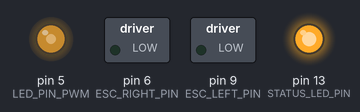
Bench run of a sketch on a simulated Arduino Uno, built with avr-gcc and run on an emulated ATmega328P. Parts: switched loads named in the sketch (green lamp = pin HIGH), output pins drawn as LEDs (lit = HIGH). Pins used as bus, display or sensor lines are not drawn.

Above: at 0.1 s.
Timing chart, 0 to 1.6 s (numbered marks = the images above):
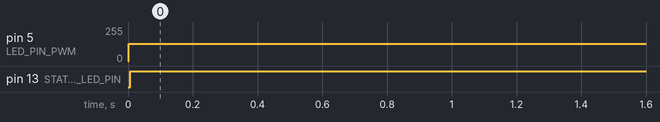

The sketch:

debugPPMIBus.ino
```cpp
// Diagnostika: FlySky PPM na D3 + iBUS telemetria na D0/D1.
// Ciel: zistit, ci Arduino UNO vie naraz citat PPM a posielat iBUS senzory.
//
// Test bez motorov, bez steppera, bez tlakomeru.
// LED na D5 reaguje na CH6.
// Vstavana LED D13 ukazuje, ci prichadza PPM signal.
// FlySky sensors list ma ukazat dummy TEMP=22.5 a EXTV=0.42.

#include <PPMReader.h>
#include <IBusBM.h>

// ---------- NASTAVENIE TESTU ----------
// 1 = pouzi IBusBM default timer, ako vo funkcnom testujemTelemetriu.ino
// 0 = vypni IBusBM timer a volaj IBusSensor.loop() rucne v hlavnom loop()
#define IBUS_USE_LIBRARY_TIMER 0

// ---------- PINY ----------
#define PPM_PIN          3
#define POCET_KANALOV    8

#define LED_PIN_PWM      5   // aktivne LOW: 255 vypnute, 0 naplno
#define STATUS_LED_PIN   13

// Bezpecne nastavime vystupy z hlavneho ROV kodu tak, aby nic nebezalo.
#define STEPPER_STEP     7
#define STEPPER_DIR      10
#define STEPPER_EN       8
#define ESC_LEFT_PIN     9
#define ESC_RIGHT_PIN    6

PPMReader ppm(PPM_PIN, POCET_KANALOV);
IBusBM IBusSensor;

unsigned long lastTelemetryUpdateMs = 0;
unsigned long lastStatusBlinkMs = 0;
bool statusBlinkState = false;

void nastavBezpecneStavy() {
  pinMode(LED_PIN_PWM, OUTPUT);
  analogWrite(LED_PIN_PWM, 255);

  pinMode(STATUS_LED_PIN, OUTPUT);
  digitalWrite(STATUS_LED_PIN, LOW);

  pinMode(STEPPER_STEP, OUTPUT);
  digitalWrite(STEPPER_STEP, LOW);

  pinMode(STEPPER_DIR, OUTPUT);
  digitalWrite(STEPPER_DIR, LOW);

  pinMode(STEPPER_EN, OUTPUT);
  digitalWrite(STEPPER_EN, HIGH); // HIGH = A4988 vypnuty

  pinMode(ESC_LEFT_PIN, OUTPUT);
  pinMode(ESC_RIGHT_PIN, OUTPUT);
  digitalWrite(ESC_LEFT_PIN, LOW);
  digitalWrite(ESC_RIGHT_PIN, LOW);
}

void riadLedZCh6() {
  int ch6 = ppm.latestValidChannelValue(6, 1500);

  if (ch6 <= 1300) {
    analogWrite(LED_PIN_PWM, 255);
  } else if (ch6 <= 1700) {
    analogWrite(LED_PIN_PWM, 128);
  } else {
    analogWrite(LED_PIN_PWM, 0);
  }
}

bool ppmVyzeraZive() {
  unsigned ch1 = ppm.rawChannelValue(1);
  unsigned ch2 = ppm.rawChannelValue(2);
  unsigned ch3 = ppm.rawChannelValue(3);
  return ch1 >= 900 && ch1 <= 2100 &&
         ch2 >= 900 && ch2 <= 2100 &&
         ch3 >= 900 && ch3 <= 2100;
}

void indikujPpmStav() {
  if (ppmVyzeraZive()) {
    digitalWrite(STATUS_LED_PIN, HIGH);
    return;
  }

  if (millis() - lastStatusBlinkMs >= 300) {
    lastStatusBlinkMs = millis();
    statusBlinkState = !statusBlinkState;
    digitalWrite(STATUS_LED_PIN, statusBlinkState ? HIGH : LOW);
  }
}

void aktualizujTelemetriu() {
  if (millis() - lastTelemetryUpdateMs < 500) {
    return;
  }
  lastTelemetryUpdateMs = millis();

  float testTempC = 22.5f;
  float testDepthM = 0.42f;

  int16_t ibusTemp = (int16_t)((testTempC + 40.0f) * 10.0f);
  int16_t ibusDepthAsVoltage = (int16_t)(testDepthM * 100.0f);

  IBusSensor.setSensorMeasurement(1, ibusTemp);
  IBusSensor.setSensorMeasurement(2, ibusDepthAsVoltage);
}

void setup() {
  nastavBezpecneStavy();

#if IBUS_USE_LIBRARY_TIMER
  IBusSensor.begin(Serial);
#else
  IBusSensor.begin(Serial, IBUSBM_NOTIMER);
#endif

  IBusSensor.addSensor(IBUSS_TEMP);
  IBusSensor.addSensor(IBUSS_EXTV);
}

void loop() {
#if !IBUS_USE_LIBRARY_TIMER
  IBusSensor.loop();
#endif

  riadLedZCh6();
  indikujPpmStav();
  aktualizujTelemetriu();

#if !IBUS_USE_LIBRARY_TIMER
  IBusSensor.loop();
#endif
}
```

Measured:
- by itself, pin 5 (LED_PIN_PWM): 0/255 → 128/255 at 0.00 s
- by itself, pin 13 (STATUS_LED_PIN): LOW → HIGH at 0.01 s
